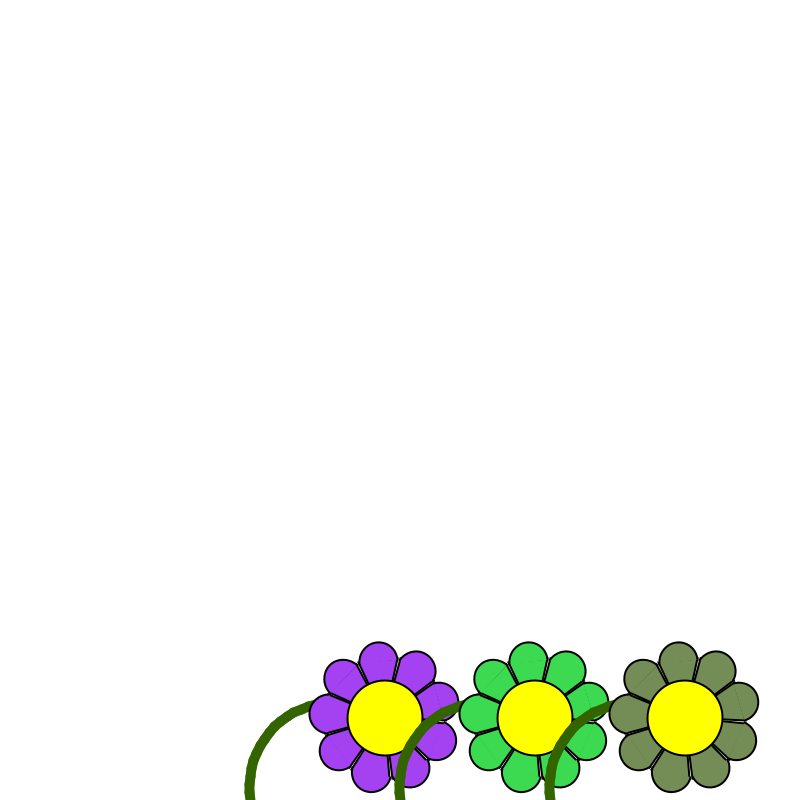
Frame 1 (no input)
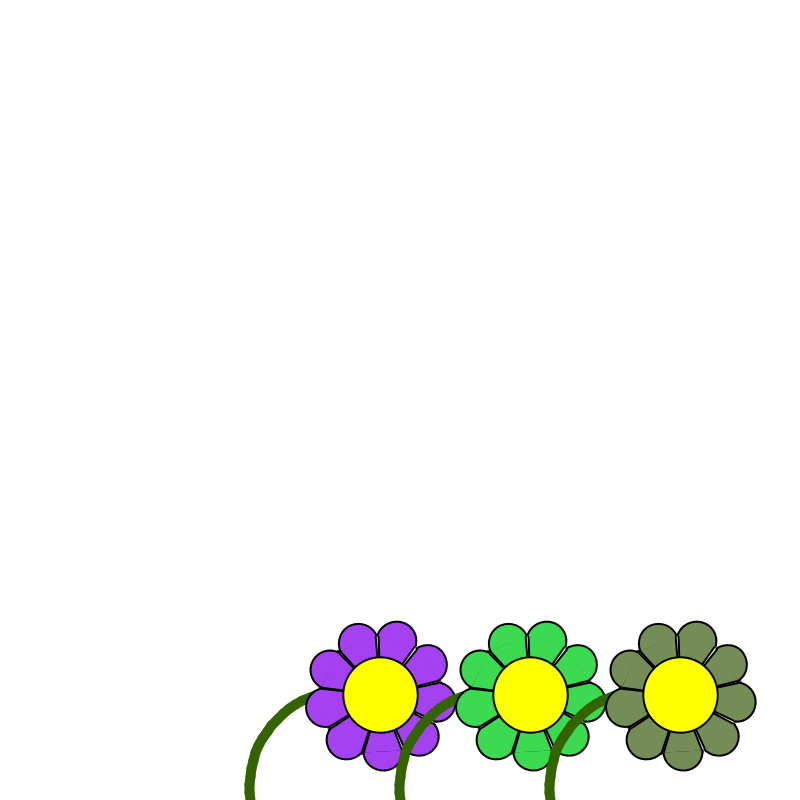
Frame 60 (the mouse pressed at the canvas centre just before this capture)
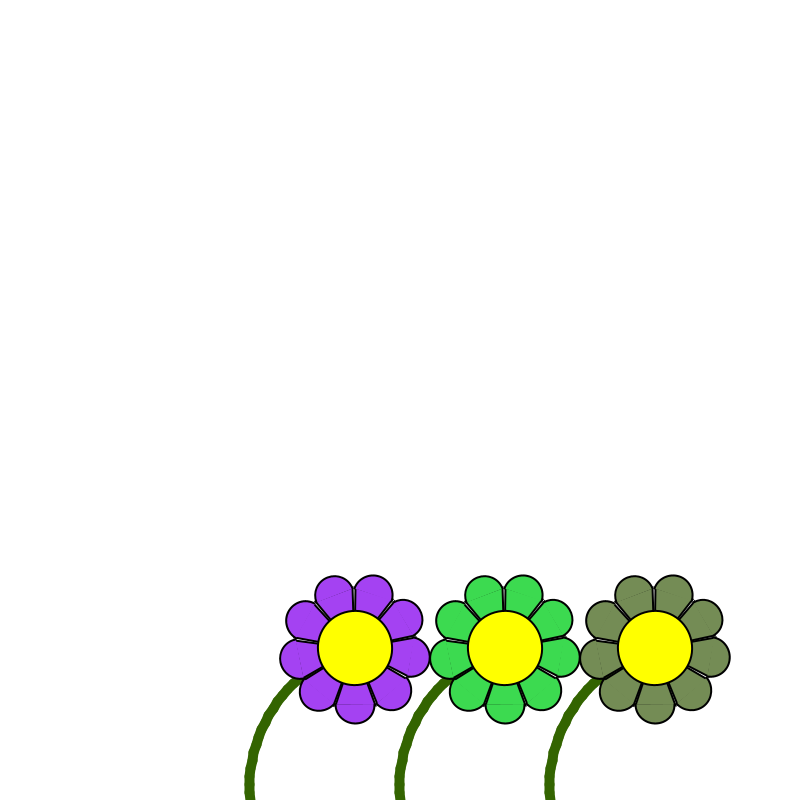
Frame 120 (the mouse held since frame 60 and released just before this capture)

The Processing sketch that drew these frames (run headless with seeded random() and noise(); from frame 60 on, the mouse is pressed at the canvas centre):

// Processing sketch: assignment_6_2
// ── assignment_6_2.pde
Flower[] flowers = new Flower[3];


void setup() {
  size(800, 800);
  for (int i = 0; i<flowers.length; i++) {
    flowers[i] = new Flower(i*150+width/2-150, height);
  }
}

void draw() { 
  background(255);

  for (int i = 0; i<flowers.length; i++) {
    flowers[i].update();
    flowers[i].display();
  }
}

// ── Flower.pde
class Flower {

  PVector location;
  PVector origin; 

  float plantLength, angle, velocity, acceleration, damping, friction, bowing;                          //Variables for the movement
  float parts;                                                                                          //Plant is divided in subparts
  float x, y;                                                                                           //Initial translation
  float timesFactor;
  float cR, cG, cB;

  Flower (float x, float y) {                                                                           //Constructor for variables used in this class
    this.y = y;
    this.x = x;
    origin = new PVector(0, 0);
    location = new PVector(0, 0); 

    friction = 0.1;                                                                                     //Determines speed of plant moving
    damping = 0.999;                                                                                     //Damping speed
    bowing = 1.030;
    angle = bowing*PI;                                                                                  //Angle, whill will decide how much the plant bows
    parts = 25;                                                                                         //how many parts the stem has
    plantLength = 200/parts;                                                                            //how long the stem is
    timesFactor = 0.75;                                                                                 //sizing of the flowerhead
    cR = random(255);
    cG = random(255);
    cB = random(255);
  }

  void update() {
    acceleration = (friction / plantLength) * sin(angle);                                               //Formulas for MSD systems (?)
    velocity += acceleration;
    angle += velocity;
    velocity *= damping;
  }

  // drawing of the flowerhead

  void petal() {                                                                                       //This will create a petal
    strokeWeight(2);
    stroke(0);
    fill (cR, cG, cB);
    triangle (0, 0, 26.1*timesFactor, 74*timesFactor+3*timesFactor, -26.1*timesFactor, 74*timesFactor+3*timesFactor);
    arc (0, 75*timesFactor, 52*timesFactor, 52*timesFactor, 0, PI, OPEN);
  }

  void flowerMiddle() {                                                                               //This is the middle of the flower
    strokeWeight(2);
    stroke(0);
    fill(255, 255, 0);
    ellipse(0, 0, 100*timesFactor, 100*timesFactor);
    noFill();
  }


  void display() {
    pushMatrix();
    translate(x, y);
    location.set(plantLength*sin(angle), plantLength*cos(angle), 0);

    for (int i=0; i < parts; i++) {
      stroke(51, 100, 0);
      strokeWeight(10);
      line(origin.x, origin.y, location.x, location.y);       
      translate(location.x, location.y);
      rotate(angle+PI);
    }

    for (int i = 0; i < 9; i++) {                                                                      //This creates 9 petals for the flower
      petal();
      rotate(0.7);
    }

    flowerMiddle();
    popMatrix();
  }
}
